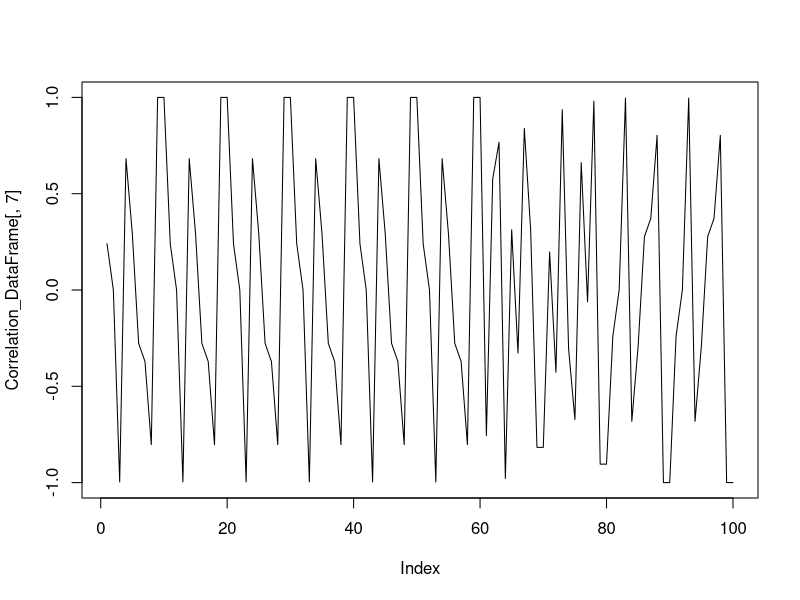
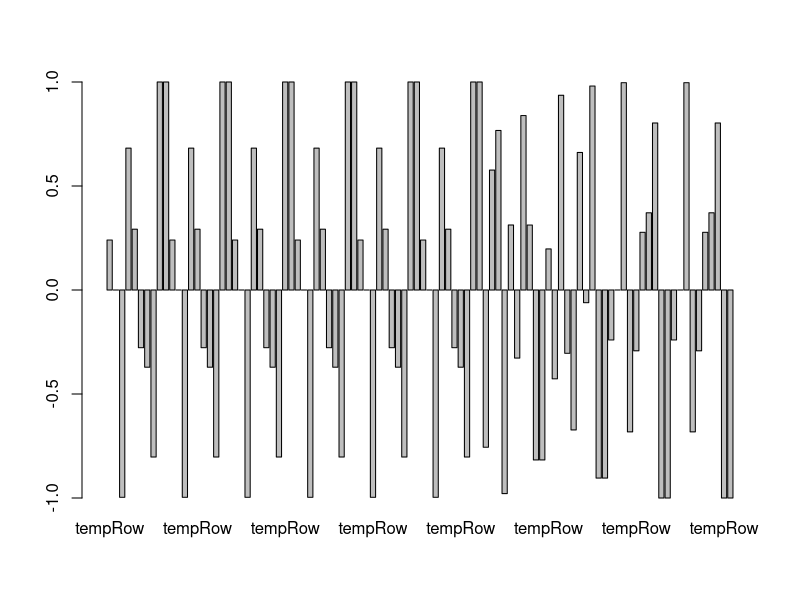
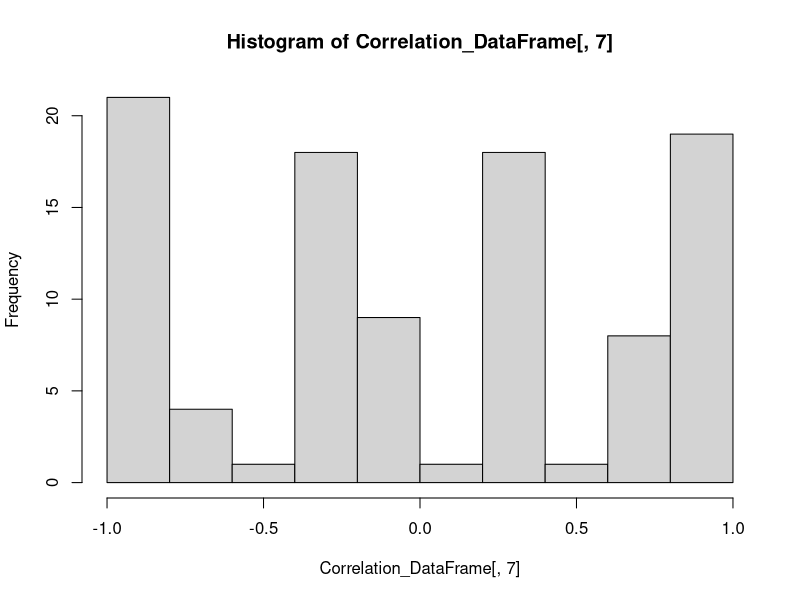

The R source for these figures, in order:
# Global Comments More
# Set Variables
x <- c(8:15,c(5:1))
y <- c(7,4,8,4,1,11,4,9,c(1:5))
z <- c(y[1],y[2],y[3])
boo <- c(1:length(x))
hoo <- c(1:length(x))
# set the length of the correlation vector
corVecLeng = 3
counter = 1
counter2 = 1
# Correlation_DataFrame <- rbind(0,1:7)
Correlation_DataFrame = NULL
Correlation_DataFrame
my_correlation = NULL

# Start Nested Loops
for(i1 in head(boo, -corVecLeng)){
  p <- c(x[i1], x[i1+1], x[i1+2])
  # cat(p)
  cat("   " )
   for(i2 in head(hoo, -corVecLeng)){ 
     q <- c(y[i2], y[i2+1], y[i2+2])
     boom <- cor(p,q)
     cat(boom,"  ", p,"  ", q)
     cat("   ")
     tempRow <- c(p,q,boom)
     Correlation_DataFrame <- rbind(Correlation_DataFrame, tempRow)
    }
   # cat("**********")
  }
Correlation_DataFrame
plot(Correlation_DataFrame[,7], type = "l")
barplot(Correlation_DataFrame[,7])
hist(Correlation_DataFrame[,7])

  